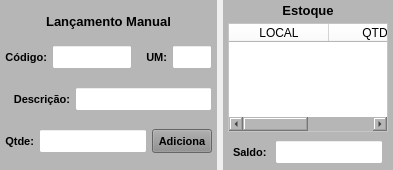
           <widget class="QWidget" name="widget_13" native="true">
            <property name="minimumSize">
             <size>
              <width>0</width>
              <height>0</height>
             </size>
            </property>
            <property name="maximumSize">
             <size>
              <width>16777215</width>
              <height>170</height>
             </size>
            </property>
            <layout class="QHBoxLayout" name="horizontalLayout_11">
             <property name="leftMargin">
              <number>0</number>
             </property>
             <property name="topMargin">
              <number>0</number>
             </property>
             <property name="rightMargin">
              <number>0</number>
             </property>
             <property name="bottomMargin">
              <number>0</number>
             </property>
             <item>
              <widget class="QWidget" name="widget_Cor8" native="true">
               <property name="sizePolicy">
                <sizepolicy hsizetype="Preferred" vsizetype="Preferred">
                 <horstretch>0</horstretch>
                 <verstretch>0</verstretch>
                </sizepolicy>
               </property>
               <property name="minimumSize">
                <size>
                 <width>0</width>
                 <height>0</height>
                </size>
               </property>
               <property name="maximumSize">
                <size>
                 <width>16777215</width>
                 <height>16777215</height>
                </size>
               </property>
               <property name="styleSheet">
                <string notr="true">background-color: rgb(182, 182, 182);</string>
               </property>
               <layout class="QVBoxLayout" name="verticalLayout_8">
                <property name="spacing">
                 <number>0</number>
                </property>
                <property name="leftMargin">
                 <number>0</number>
                </property>
                <property name="topMargin">
                 <number>0</number>
                </property>
                <property name="rightMargin">
                 <number>0</number>
                </property>
                <property name="bottomMargin">
                 <number>0</number>
                </property>
                <item>
                 <widget class="QLabel" name="label_53">
                  <property name="minimumSize">
                   <size>
                    <width>0</width>
                    <height>18</height>
                   </size>
                  </property>
                  <property name="maximumSize">
                   <size>
                    <width>16777215</width>
                    <height>18</height>
                   </size>
                  </property>
                  <property name="font">
                   <font>
                    <pointsize>10</pointsize>
                    <weight>75</weight>
                    <bold>true</bold>
                   </font>
                  </property>
                  <property name="text">
                   <string>Lançamento Manual</string>
                  </property>
                  <property name="alignment">
                   <set>Qt::AlignCenter</set>
                  </property>
                 </widget>
                </item>
                <item>
                 <widget class="QWidget" name="widget_29" native="true">
                  <property name="minimumSize">
                   <size>
                    <width>0</width>
                    <height>30</height>
                   </size>
                  </property>
                  <property name="maximumSize">
                   <size>
                    <width>16777215</width>
                    <height>30</height>
                   </size>
                  </property>
                  <property name="styleSheet">
                   <string notr="true"/>
                  </property>
                  <layout class="QHBoxLayout" name="horizontalLayout_25">
                   <property name="spacing">
                    <number>5</number>
                   </property>
                   <property name="leftMargin">
                    <number>5</number>
                   </property>
                   <property name="topMargin">
                    <number>3</number>
                   </property>
                   <property name="rightMargin">
                    <number>5</number>
                   </property>
                   <property name="bottomMargin">
                    <number>3</number>
                   </property>
                   <item>
                    <widget class="QLabel" name="label_57">
                     <property name="minimumSize">
                      <size>
                       <width>0</width>
                       <height>0</height>
                      </size>
                     </property>
                     <property name="maximumSize">
                      <size>
                       <width>65</width>
                       <height>16777215</height>
                      </size>
                     </property>
                     <property name="font">
                      <font>
                       <pointsize>8</pointsize>
                       <weight>75</weight>
                       <bold>true</bold>
                      </font>
                     </property>
                     <property name="text">
                      <string>Código:</string>
                     </property>
                     <property name="alignment">
                      <set>Qt::AlignRight|Qt::AlignTrailing|Qt::AlignVCenter</set>
                     </property>
                    </widget>
                   </item>
                   <item>
                    <widget class="QLineEdit" name="line_Codigo">
                     <property name="sizePolicy">
                      <sizepolicy hsizetype="Preferred" vsizetype="Preferred">
                       <horstretch>0</horstretch>
                       <verstretch>0</verstretch>
                      </sizepolicy>
                     </property>
                     <property name="minimumSize">
                      <size>
                       <width>60</width>
                       <height>0</height>
                      </size>
                     </property>
                     <property name="maximumSize">
                      <size>
                       <width>80</width>
                       <height>16777215</height>
                      </size>
                     </property>
                     <property name="font">
                      <font>
                       <pointsize>9</pointsize>
                      </font>
                     </property>
                     <property name="styleSheet">
                      <string notr="true">background-color: rgb(255, 255, 255);</string>
                     </property>
                     <property name="alignment">
                      <set>Qt::AlignCenter</set>
                     </property>
                    </widget>
                   </item>
                   <item>
                    <widget class="QLabel" name="label_23">
                     <property name="minimumSize">
                      <size>
                       <width>0</width>
                       <height>0</height>
                      </size>
                     </property>
                     <property name="maximumSize">
                      <size>
                       <width>65</width>
                       <height>16777215</height>
                      </size>
                     </property>
                     <property name="font">
                      <font>
                       <pointsize>8</pointsize>
                       <weight>75</weight>
                       <bold>true</bold>
                      </font>
                     </property>
                     <property name="text">
                      <string>UM:</string>
                     </property>
                     <property name="alignment">
                      <set>Qt::AlignRight|Qt::AlignTrailing|Qt::AlignVCenter</set>
                     </property>
                    </widget>
                   </item>
                   <item>
                    <widget class="QLineEdit" name="line_UM">
                     <property name="sizePolicy">
                      <sizepolicy hsizetype="Preferred" vsizetype="Preferred">
                       <horstretch>0</horstretch>
                       <verstretch>0</verstretch>
                      </sizepolicy>
                     </property>
                     <property name="minimumSize">
                      <size>
                       <width>0</width>
                       <height>0</height>
                      </size>
                     </property>
                     <property name="maximumSize">
                      <size>
                       <width>40</width>
                       <height>16777215</height>
                      </size>
                     </property>
                     <property name="font">
                      <font>
                       <pointsize>9</pointsize>
                      </font>
                     </property>
                     <property name="styleSheet">
                      <string notr="true">background-color: rgb(255, 255, 255);</string>
                     </property>
                     <property name="alignment">
                      <set>Qt::AlignCenter</set>
                     </property>
                    </widget>
                   </item>
                  </layout>
                 </widget>
                </item>
                <item>
                 <widget class="QWidget" name="widget_30" native="true">
                  <property name="minimumSize">
                   <size>
                    <width>0</width>
                    <height>30</height>
                   </size>
                  </property>
                  <property name="maximumSize">
                   <size>
                    <width>16777215</width>
                    <height>30</height>
                   </size>
                  </property>
                  <property name="styleSheet">
                   <string notr="true"/>
                  </property>
                  <layout class="QHBoxLayout" name="horizontalLayout_26">
                   <property name="spacing">
                    <number>5</number>
                   </property>
                   <property name="leftMargin">
                    <number>5</number>
                   </property>
                   <property name="topMargin">
                    <number>3</number>
                   </property>
                   <property name="rightMargin">
                    <number>5</number>
                   </property>
                   <property name="bottomMargin">
                    <number>3</number>
                   </property>
                   <item>
                    <widget class="QLabel" name="label_59">
                     <property name="minimumSize">
                      <size>
                       <width>0</width>
                       <height>0</height>
                      </size>
                     </property>
                     <property name="maximumSize">
                      <size>
                       <width>65</width>
                       <height>16777215</height>
                      </size>
                     </property>
                     <property name="font">
                      <font>
                       <pointsize>8</pointsize>
                       <weight>75</weight>
                       <bold>true</bold>
                      </font>
                     </property>
                     <property name="text">
                      <string>Descrição:</string>
                     </property>
                     <property name="alignment">
                      <set>Qt::AlignRight|Qt::AlignTrailing|Qt::AlignVCenter</set>
                     </property>
                    </widget>
                   </item>
                   <item>
                    <widget class="QLineEdit" name="line_Descricao">
                     <property name="sizePolicy">
                      <sizepolicy hsizetype="Preferred" vsizetype="Preferred">
                       <horstretch>0</horstretch>
                       <verstretch>0</verstretch>
                      </sizepolicy>
                     </property>
                     <property name="minimumSize">
                      <size>
                       <width>0</width>
                       <height>0</height>
                      </size>
                     </property>
                     <property name="maximumSize">
                      <size>
                       <width>16777215</width>
                       <height>16777215</height>
                      </size>
                     </property>
                     <property name="font">
                      <font>
                       <pointsize>9</pointsize>
                      </font>
                     </property>
                     <property name="styleSheet">
                      <string notr="true">background-color: rgb(255, 255, 255);</string>
                     </property>
                     <property name="alignment">
                      <set>Qt::AlignLeading|Qt::AlignLeft|Qt::AlignVCenter</set>
                     </property>
                    </widget>
                   </item>
                  </layout>
                 </widget>
                </item>
                <item>
                 <widget class="QWidget" name="widget_32" native="true">
                  <property name="minimumSize">
                   <size>
                    <width>0</width>
                    <height>30</height>
                   </size>
                  </property>
                  <property name="maximumSize">
                   <size>
                    <width>16777215</width>
                    <height>30</height>
                   </size>
                  </property>
                  <property name="styleSheet">
                   <string notr="true"/>
                  </property>
                  <layout class="QHBoxLayout" name="horizontalLayout_28">
                   <property name="spacing">
                    <number>5</number>
                   </property>
                   <property name="leftMargin">
                    <number>5</number>
                   </property>
                   <property name="topMargin">
                    <number>3</number>
                   </property>
                   <property name="rightMargin">
                    <number>5</number>
                   </property>
                   <property name="bottomMargin">
                    <number>3</number>
                   </property>
                   <item>
                    <widget class="QLabel" name="label_33">
                     <property name="minimumSize">
                      <size>
                       <width>0</width>
                       <height>0</height>
                      </size>
                     </property>
                     <property name="maximumSize">
                      <size>
                       <width>35</width>
                       <height>16777215</height>
                      </size>
                     </property>
                     <property name="font">
                      <font>
                       <pointsize>8</pointsize>
                       <weight>75</weight>
                       <bold>true</bold>
                      </font>
                     </property>
                     <property name="text">
                      <string>Qtde:</string>
                     </property>
                     <property name="alignment">
                      <set>Qt::AlignRight|Qt::AlignTrailing|Qt::AlignVCenter</set>
                     </property>
                    </widget>
                   </item>
                   <item>
                    <widget class="QLineEdit" name="line_Qtde">
                     <property name="sizePolicy">
                      <sizepolicy hsizetype="Preferred" vsizetype="Preferred">
                       <horstretch>0</horstretch>
                       <verstretch>0</verstretch>
                      </sizepolicy>
                     </property>
                     <property name="minimumSize">
                      <size>
                       <width>0</width>
                       <height>0</height>
                      </size>
                     </property>
                     <property name="maximumSize">
                      <size>
                       <width>16777215</width>
                       <height>16777215</height>
                      </size>
                     </property>
                     <property name="font">
                      <font>
                       <pointsize>9</pointsize>
                      </font>
                     </property>
                     <property name="cursor">
                      <cursorShape>IBeamCursor</cursorShape>
                     </property>
                     <property name="styleSheet">
                      <string notr="true">background-color: rgb(255, 255, 255);</string>
                     </property>
                     <property name="inputMask">
                      <string/>
                     </property>
                     <property name="text">
                      <string/>
                     </property>
                     <property name="frame">
                      <bool>true</bool>
                     </property>
                     <property name="echoMode">
                      <enum>QLineEdit::Normal</enum>
                     </property>
                     <property name="alignment">
                      <set>Qt::AlignCenter</set>
                     </property>
                    </widget>
                   </item>
                   <item>
                    <widget class="QPushButton" name="btn_Adicionar">
                     <property name="sizePolicy">
                      <sizepolicy hsizetype="Preferred" vsizetype="Preferred">
                       <horstretch>0</horstretch>
                       <verstretch>0</verstretch>
                      </sizepolicy>
                     </property>
                     <property name="minimumSize">
                      <size>
                       <width>0</width>
                       <height>0</height>
                      </size>
                     </property>
                     <property name="maximumSize">
                      <size>
                       <width>60</width>
                       <height>16777215</height>
                      </size>
                     </property>
                     <property name="font">
                      <font>
                       <pointsize>8</pointsize>
                       <weight>75</weight>
                       <bold>true</bold>
                      </font>
                     </property>
                     <property name="cursor">
                      <cursorShape>PointingHandCursor</cursorShape>
                     </property>
                     <property name="layoutDirection">
                      <enum>Qt::LeftToRight</enum>
                     </property>
                     <property name="autoFillBackground">
                      <bool>false</bool>
                     </property>
                     <property name="styleSheet">
                      <string notr="true">background-color: rgb(141, 141, 141);</string>
                     </property>
                     <property name="text">
                      <string>Adiciona</string>
                     </property>
                     <property name="checkable">
                      <bool>false</bool>
                     </property>
                     <property name="autoDefault">
                      <bool>false</bool>
                     </property>
                     <property name="default">
                      <bool>false</bool>
                     </property>
                     <property name="flat">
                      <bool>false</bool>
                     </property>
                    </widget>
                   </item>
                  </layout>
                 </widget>
                </item>
               </layout>
              </widget>
             </item>
             <item>
              <widget class="QWidget" name="widget_Cor9" native="true">
               <property name="minimumSize">
                <size>
                 <width>0</width>
                 <height>0</height>
                </size>
               </property>
               <property name="maximumSize">
                <size>
                 <width>170</width>
                 <height>16777215</height>
                </size>
               </property>
               <property name="styleSheet">
                <string notr="true">background-color: rgb(182, 182, 182);</string>
               </property>
               <layout class="QVBoxLayout" name="verticalLayout_4">
                <property name="spacing">
                 <number>5</number>
                </property>
                <property name="leftMargin">
                 <number>5</number>
                </property>
                <property name="topMargin">
                 <number>3</number>
                </property>
                <property name="rightMargin">
                 <number>5</number>
                </property>
                <property name="bottomMargin">
                 <number>3</number>
                </property>
                <item>
                 <widget class="QLabel" name="label_9">
                  <property name="maximumSize">
                   <size>
                    <width>16777215</width>
                    <height>16777215</height>
                   </size>
                  </property>
                  <property name="font">
                   <font>
                    <pointsize>10</pointsize>
                    <weight>75</weight>
                    <bold>true</bold>
                   </font>
                  </property>
                  <property name="text">
                   <string>Estoque</string>
                  </property>
                  <property name="alignment">
                   <set>Qt::AlignCenter</set>
                  </property>
                 </widget>
                </item>
                <item>
                 <widget class="QTableWidget" name="table_Estoque">
                  <property name="sizePolicy">
                   <sizepolicy hsizetype="Preferred" vsizetype="Preferred">
                    <horstretch>0</horstretch>
                    <verstretch>0</verstretch>
                   </sizepolicy>
                  </property>
                  <property name="font">
                   <font>
                    <pointsize>8</pointsize>
                   </font>
                  </property>
                  <property name="styleSheet">
                   <string notr="true">background-color: rgb(255, 255, 255);</string>
                  </property>
                  <column>
                   <property name="text">
                    <string>LOCAL</string>
                   </property>
                  </column>
                  <column>
                   <property name="text">
                    <string>QTDE</string>
                   </property>
                  </column>
                 </widget>
                </item>
                <item>
                 <widget class="QWidget" name="widget_15" native="true">
                  <property name="minimumSize">
                   <size>
                    <width>0</width>
                    <height>30</height>
                   </size>
                  </property>
                  <property name="maximumSize">
                   <size>
                    <width>16777215</width>
                    <height>30</height>
                   </size>
                  </property>
                  <layout class="QHBoxLayout" name="horizontalLayout_9">
                   <property name="spacing">
                    <number>5</number>
                   </property>
                   <property name="leftMargin">
                    <number>5</number>
                   </property>
                   <property name="topMargin">
                    <number>3</number>
                   </property>
                   <property name="rightMargin">
                    <number>5</number>
                   </property>
                   <property name="bottomMargin">
                    <number>3</number>
                   </property>
                   <item>
                    <widget class="QLabel" name="label_4">
                     <property name="minimumSize">
                      <size>
                       <width>0</width>
                       <height>0</height>
                      </size>
                     </property>
                     <property name="maximumSize">
                      <size>
                       <width>40</width>
                       <height>16777215</height>
                      </size>
                     </property>
                     <property name="font">
                      <font>
                       <pointsize>8</pointsize>
                       <weight>75</weight>
                       <bold>true</bold>
                      </font>
                     </property>
                     <property name="text">
                      <string>Saldo:</string>
                     </property>
                    </widget>
                   </item>
                   <item>
                    <widget class="QLineEdit" name="line_Saldo_Total">
                     <property name="sizePolicy">
                      <sizepolicy hsizetype="Preferred" vsizetype="Preferred">
                       <horstretch>0</horstretch>
                       <verstretch>0</verstretch>
                      </sizepolicy>
                     </property>
                     <property name="minimumSize">
                      <size>
                       <width>0</width>
                       <height>0</height>
                      </size>
                     </property>
                     <property name="maximumSize">
                      <size>
                       <width>16777215</width>
                       <height>16777215</height>
                      </size>
                     </property>
                     <property name="font">
                      <font>
                       <pointsize>9</pointsize>
                      </font>
                     </property>
                     <property name="cursor">
                      <cursorShape>IBeamCursor</cursorShape>
                     </property>
                     <property name="styleSheet">
                      <string notr="true">background-color: rgb(255, 255, 255);</string>
                     </property>
                     <property name="inputMask">
                      <string/>
                     </property>
                     <property name="text">
                      <string/>
                     </property>
                     <property name="frame">
                      <bool>true</bool>
                     </property>
                     <property name="echoMode">
                      <enum>QLineEdit::Normal</enum>
                     </property>
                     <property name="alignment">
                      <set>Qt::AlignCenter</set>
                     </property>
                    </widget>
                   </item>
                  </layout>
                 </widget>
                </item>
               </layout>
              </widget>
             </item>
            </layout>
           </widget>
